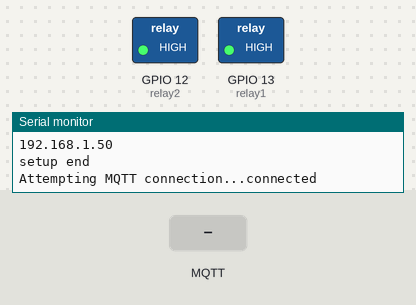
A sketch run on a simulated ESP8266 (NodeMCU). Parts: switched loads named in the sketch (green lamp = pin HIGH), the last lines printed to the serial monitor. Inputs (shaded band) come from the test bench. WiFi joins after 1.5 s; servers stay silent unless stated; no MQTT or app messages arrive unless stated.

Above: at 2.7 s.
2.8 s: MQTT message "subiendo" arrives on the first subscribed topic
At 3.3 s:
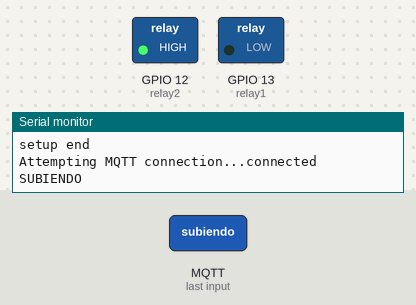
4.3 s: MQTT message "parada" arrives on the first subscribed topic
At 5.5 s:
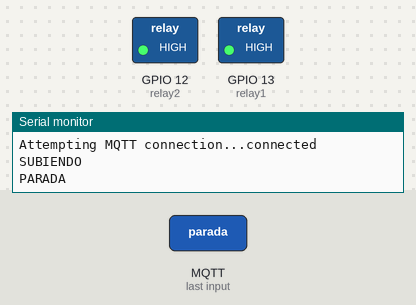
5.8 s: MQTT message "bajando" arrives on the first subscribed topic
At 6.8 s:
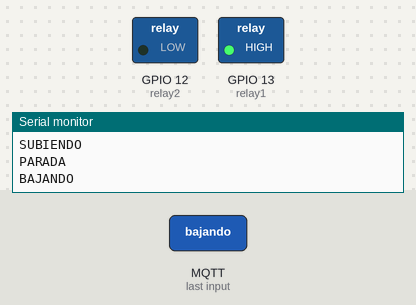
8.8 s: MQTT message "50" arrives on the second subscribed topic
At 9.1 s:
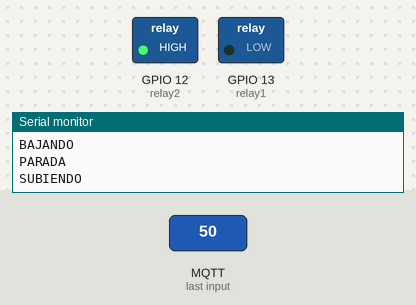
Timing chart, 0 to 25.3 s (numbered marks = the images above; inputs shaded):
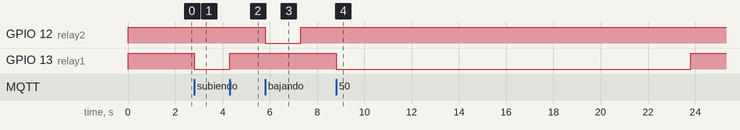

Measured:
- after the input at 2.8 s, GPIO 13 (relay1): HIGH → LOW at once
- after the input at 4.3 s, GPIO 13 (relay1): LOW → HIGH at once
- after the input at 5.8 s, GPIO 12 (relay2): HIGH → LOW at once, → HIGH 1.5 s later
- after the input at 8.8 s, GPIO 13 (relay1): HIGH → LOW at once, → HIGH 15.0 s later

The sketch:

Persianas_Porcentaje.ino
```cpp
//// https://www.youtube.com/@ArduBrico ////

#include <ESP8266WiFi.h>
#include <PubSubClient.h>
#include <ArduinoOTA.h>

const char* ssid = "SSID";                 //Nombre de tu SSID
const char* password = "PASSWORD";         //Contraseña de tu SSID
const char* mqtt_server = "XXX.XXX.X.XX";  //I.P de tu servidor MQTT
int mqttport = 1883;
const char* mqttusuario = "MQTT";       // Usuario MQTT en Home Assistant
const char* mqttpass = "PASS_MQTT";     // Contraseña para el usuario MQTT en Home Assistant
const char* OTA_password = "PASS_OTA";  // Contraseña OTA
#define CLIENT_ID "Persiana_Sala"       //debe ser único en tu sistema
#define MQTT_TOPIC "persianas/sala"     //debe que ser el mismo que tengas en configuration.yaml

unsigned long periodo_subir = 30000;  // tiempo que tarda la persiana en subir
unsigned long periodo_bajar = 30000;  // tiempo que tarda la persiana en bajar
unsigned long periodo3;
unsigned long periodo4;
byte temp_subir = 0;
byte temp_bajar = 0;
byte temp_bajar_p = 1;
byte temp_subir_p = 1;
unsigned long tiempoAnterior = 0;
unsigned long tiempoAnterior2, start, start2;
unsigned long tiempoAnterior3 = 0;
unsigned long tiempoAnterior4 = 0;
unsigned long currentMillis;
int position_set;
int position_real;
int position_str;
int pos_str;
int pos_real;

WiFiClient espClient;
PubSubClient client(espClient);

const int relay1 = 13;  //Lo conectamos a D7
const int relay2 = 12;  //Lo conectamos a D6
const char* topic = MQTT_TOPIC "/comando";
const char* topic_set = MQTT_TOPIC "/set_position";
const char* topic_pos = MQTT_TOPIC "/position";

void setup() {
  Serial.begin(9600);
  Serial.println("setup begin");
  digitalWrite(relay1, HIGH);
  digitalWrite(relay2, HIGH);
  pinMode(relay1, OUTPUT);
  pinMode(relay2, OUTPUT);
  delay(10);

  //inicia wifi y mqqt
  setup_wifi();
  client.setServer(mqtt_server, 1883);
  client.setCallback(callback);

  // OTA setup
  ArduinoOTA.setHostname(CLIENT_ID);
  ArduinoOTA.setPassword(OTA_password);
  ArduinoOTA.onStart([]() {
    Serial.println("Start");
  });
  ArduinoOTA.onEnd([]() {
    Serial.println("\nEnd");
  });
  ArduinoOTA.onProgress([](unsigned int progress, unsigned int total) {
    Serial.printf("Progress: %u%%\r", (progress / (total / 100)));
  });
  ArduinoOTA.onError([](ota_error_t error) {
    Serial.printf("Error[%u]: ", error);
    if (error == OTA_AUTH_ERROR) Serial.println("Auth Failed");
    else if (error == OTA_BEGIN_ERROR) Serial.println("Begin Failed");
    else if (error == OTA_CONNECT_ERROR) Serial.println("Connect Failed");
    else if (error == OTA_RECEIVE_ERROR) Serial.println("Receive Failed");
    else if (error == OTA_END_ERROR) Serial.println("End Failed");
  });
  ArduinoOTA.begin();

  Serial.println("setup end");
}

void loop() {
  ArduinoOTA.handle();

  if (WiFi.status() != WL_CONNECTED) {
    setup_wifi();
    reconnect();
    client.setServer(mqtt_server, mqttport);
    client.setCallback(callback);
  }
  if (!client.connected()) {
    reconnect();
  }
  client.loop();

  ///// ACTIVAR CONTADOR PORCENTAJE ////
  if (temp_subir_p == 1 && (position_str > position_real)) {
    periodo3 = ((position_str - position_real) * periodo_subir / 100);
    pos_str = position_str;
    digitalWrite(relay1, LOW);
    digitalWrite(relay2, HIGH);
    Serial.println("SUBIENDO");
    tiempoAnterior3 = millis();
    client.publish(MQTT_TOPIC "/estado", "subiendo");
    temp_bajar = 0;
    temp_subir = 1;
    temp_subir_p = 0;
    temp_bajar_p = 0;
  } else if (temp_bajar_p == 1 && (position_real > position_str)) {
    periodo4 = ((position_real - position_str) * periodo_bajar / 100);
    pos_real = position_real;
    pos_str = position_str;
    digitalWrite(relay1, HIGH);
    digitalWrite(relay2, LOW);
    Serial.println("BAJANDO");
    tiempoAnterior4 = millis();
    client.publish(MQTT_TOPIC "/estado", "bajando");
    temp_bajar = 1;
    temp_subir = 0;
    temp_subir_p = 0;
    temp_bajar_p = 0;
  }

  ///// CONTADOR SUBIR PORCENTAJE ////

  if (temp_subir == 1) {

    currentMillis = millis();
    if (currentMillis - start2 > 200UL) {
      int subiendo_str = (pos_str - (periodo3 + tiempoAnterior3 - currentMillis) * 100 / periodo_subir);
      char message[10];
      snprintf(message, 10, "%d", subiendo_str);
      position_real = subiendo_str;
      client.publish(MQTT_TOPIC "/position", message);
      start2 = currentMillis;
    }

    if (currentMillis - tiempoAnterior3 > periodo3) {
      parada();
    }
  }


  ///// CONTADOR BAJAR PORCENTAJE ////
  if (temp_bajar == 1) {

    currentMillis = millis();
    if (currentMillis - start2 > 200UL) {
      int bajando_str = (pos_str + ((periodo4 + tiempoAnterior4 - currentMillis) * 100 / periodo_bajar));
      char message[10];
      snprintf(message, 10, "%d", bajando_str);
      position_real = bajando_str;
      client.publish(MQTT_TOPIC "/position", message);
      start2 = currentMillis;
    }

    if (currentMillis - tiempoAnterior4 > periodo4) {
      parada();
    }
  }
}


void setup_wifi() {
  delay(10);
  // Nos conectamos a la Red
  Serial.println();
  Serial.print("Conectando a ");
  Serial.println(ssid);
  WiFi.mode(WIFI_STA);
  WiFi.begin(ssid, password);

  while (WiFi.status() != WL_CONNECTED) {
    for (int i = 0; i <= 50; i++) {
      delay(10);
      if (i == 50) {
        Serial.println(".");
      } else {
        Serial.print(".");
      }
    }
  }
  Serial.println("");
  Serial.println("WiFi conectado");
  Serial.println("Dirección IP: ");
  Serial.println(WiFi.localIP());
}

void callback(char* topic, byte* payload, unsigned int length) {
  String payloadStr = "";
  for (int i = 0; i < length; i++) {
    payloadStr += (char)payload[i];
  }

  if (strcmp(topic, topic_set) == 0) {
    int position_set = atof(payloadStr.c_str());
    position_str = position_set;
    temp_subir_p == 1;
    temp_bajar_p == 1;
  } else if (strcmp(topic, topic_pos) == 0) {
    float position_pos = atof(payloadStr.c_str());
    position_real = position_pos;
    position_str = position_pos;
    int position_pos2 = position_pos;
    client.unsubscribe(topic_pos);
  } else if (strcmp(topic, topic) == 0) {

    String message = payloadStr;
    if (message == "subiendo") {
      position_str = 100;
    } else if (message == "bajando") {
      position_str = 0;
    } else if (message == "parada") {
      parada();
    }
  }
}

void parada() {
  digitalWrite(relay2, HIGH);
  digitalWrite(relay1, HIGH);
  position_str = position_real;
  Serial.println("PARADA");
  String position_ = String(position_real);
  client.publish(MQTT_TOPIC "/estado", "parada");
  client.publish(MQTT_TOPIC "/position", position_.c_str(), true);
  temp_bajar = 0;
  temp_subir = 0;
  temp_subir_p = 1;
  temp_bajar_p = 1;
}
void reconnect() {

  while (!client.connected()) {
    Serial.print("Attempting MQTT connection...");
    // Attempt to connect
    if (client.connect(CLIENT_ID, mqttusuario, mqttpass)) {
      Serial.println("connected");
      delay(20);
      client.subscribe(MQTT_TOPIC "/comando");
      client.subscribe(MQTT_TOPIC "/set_position");
      client.subscribe(MQTT_TOPIC "/position");


    } else {
      Serial.print("failed, rc=");
      Serial.print(client.state());
      Serial.println(" try again in 5 seconds");

      for (int i = 0; i <= 500; i++) {
        delay(10);
        if (i == 50) {
          Serial.println(".");
        } else {
          Serial.print(".");
        }
      }
    }
  }
}
```
